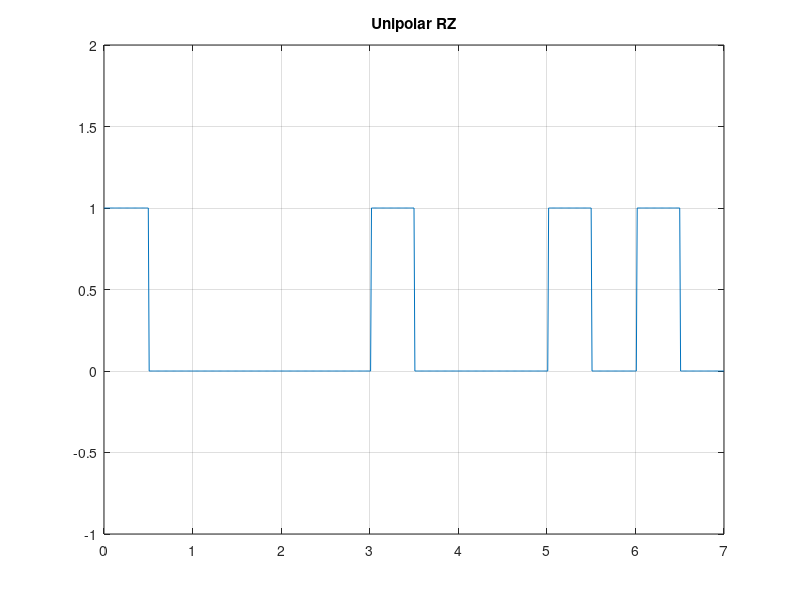

Write MATLAB code to recreate this figure.
% Name: Priyadarshan Ghosh
% Roll no.: 72
clc;
clf;
N = 7;
n = [1 0 0 1 0 1 1]; %n = randi([0 1], 1, N)
% Unipolar Mapping
for m=1:N
    if n(m) == 1
        nn(m) = 1;
    else
        nn(m) = 0;
    end
end
% RZ Pulse Shaping
i = 1; 
a = 0;
b = 0.5;
t = 0:.01:length(n);
for j = 1:length(t)
    if t(j) >= a && t(j) <= b
        y(j) = nn(i);
    elseif t(j) > b && t(j) <= i
        y(j) = 0;
    else
        i = i + 1;
        a = a + 1;
        b = b + 1; 
    end      
end
plot(t,y);
axis([0 N -1 2]);
title('Unipolar RZ');
grid on;